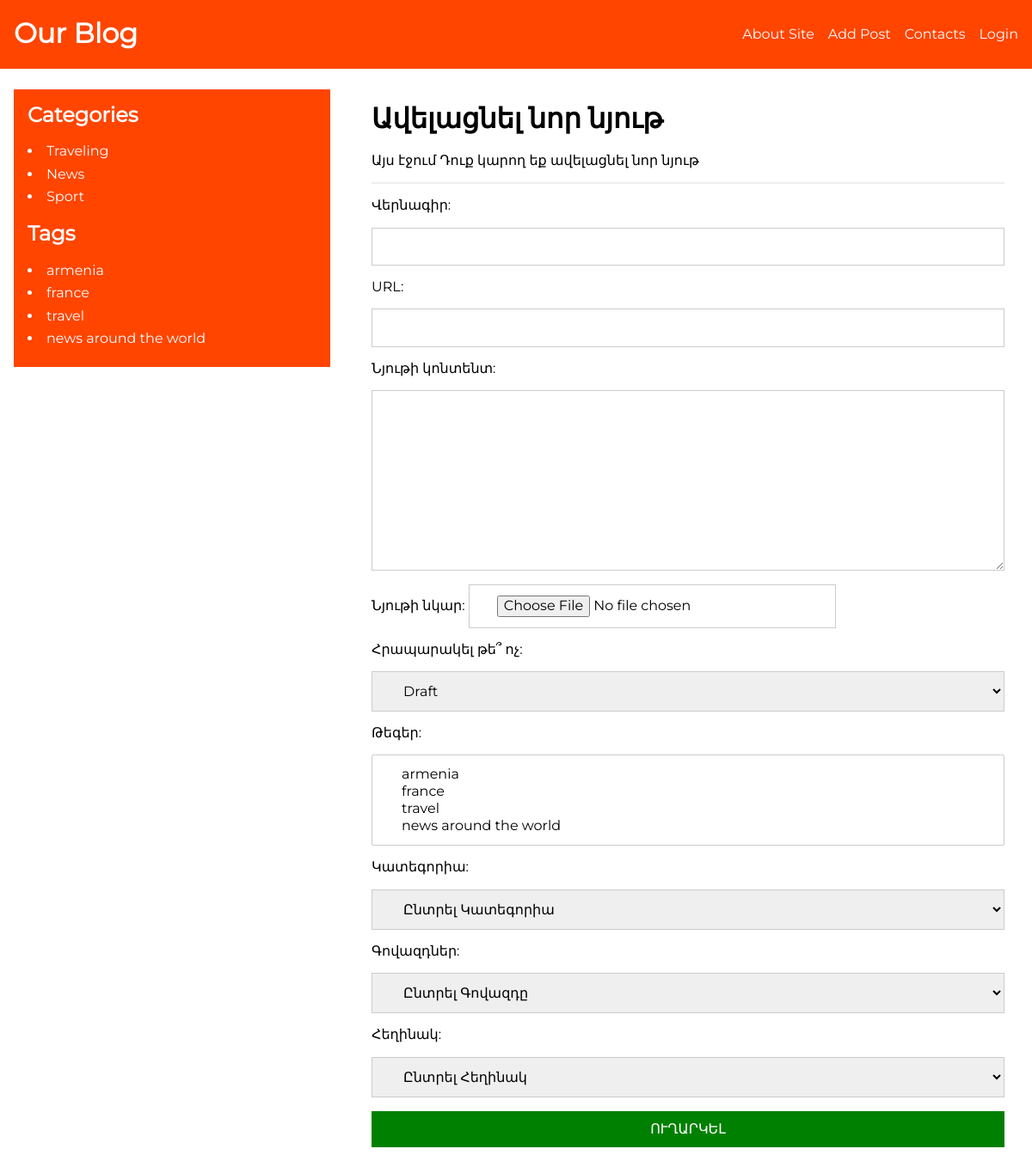
Screenshot of /add-post/ with the database file from the repository.
### blog/models.py (models this page shows)
class Category(models.Model):
	name = models.CharField(max_length=255, db_index=True)
	slug = models.SlugField(max_length=255, unique=True, db_index=True)
	def __str__(self):
		return self.name
	def get_absolute_url(self):
		return reverse("category", kwargs={"cat_slug": self.slug})
	class Meta:
		verbose_name = "Category"
		verbose_name_plural = "Categories"

class ArticleTags(models.Model):
	tag = models.CharField(max_length=255, db_index=True)
	slug = models.SlugField(max_length=255, unique=True, db_index=True)
	def __str__(self):
		return self.tag
	def get_absolute_url(self):
		return reverse("tag", kwargs={"tag_slug": self.slug})

### blog/views.py (the view)
# urls.py: path("add-post/", views.add_post, name="add_post"),
def add_post(request):
	if request.method == "POST":
		form = AddPostForm(request.POST, request.FILES)
		if form.is_valid():
			form.save()
			return redirect("index")
	else:
		form = AddPostForm()
	data = {
		"title": "Ավելացնել նոր նյութ",
		"form": form
	}
	return render(request, "blog/add-post.html", data)

### blog/forms.py (shortened to what this page needs)
class AddPostForm(forms.ModelForm):
	category = forms.ModelChoiceField(
		queryset=Category.objects.all(),
		label="Կատեգորիա",
		empty_label="Ընտրել Կատեգորիա"
	)
	author = forms.ModelChoiceField(
		queryset=Author.objects.all(),
		label="Հեղինակ",
		empty_label="Ընտրել Հեղինակ"
	)
	adv = forms.ModelChoiceField(
		queryset=Adv.objects.all(),
		label="Գովազդներ",
		empty_label="Ընտրել Գովազդը",
		required=False
	)
	tags = forms.ModelMultipleChoiceField(
		queryset=ArticleTags.objects.all(),
		label="Թեգեր"
	)
	class Meta:
		model = Article
		fields = [
			"title", "slug", "content", "photo",
			"is_published", "tags", "category", "adv", "author"
		]
		widgets = {
			"title": forms.TextInput(attrs={"class": "red"}),
		}
		labels = {"slug": "URL"}

### blog/context.py (called while the page is built)
def menu_context(request):
	return {
		"menu": [
			{
				"link_title": "About Site",
				"link_url": "about"
			},
			{
				"link_title": "Add Post",
				"link_url": "add_post"
			},
			{
				"link_title": "Contacts",
				"link_url": "contacts"
			},
			{
				"link_title": "Login",
				"link_url": "login"
			},
		],
	}

### blog/models.py (called while the page is built)
	def __str__(self):
		return self.name

	def __str__(self):
		return self.name

### blog/templatetags/blog_tags.py (called while the page is built)
@register.inclusion_tag("blog/includes/categories.html")
def show_categories(cat_selected=0):
	cats = Category.objects.all()
	return {"cats": cats, "cat_selected": cat_selected}

@register.inclusion_tag("blog/includes/tags.html")
def show_tags():
	return {"tags": ArticleTags.objects.all()}

### blog/templates/blog/add-post.html (shortened to what this page needs)
{% extends "base.html" %}
{% block content_header %}
    <div>
        <h1>{{title}}</h1>
        <p>Այս էջում Դուք կարող եք ավելացնել նոր նյութ</p>
        <form class="form" method="post" enctype="multipart/form-data">
            {{ form.as_div }}
            <button type="submit">ՈՒՂԱՐԿԵԼ</button>
        </form>
    </div>
{% endblock %}

### blog/templates/blog/includes/categories.html
<h2>Categories</h2>
<ul class="categories">
    {% for cat in cats %}
        {% if cat.id == cat_selected %}
            <li class="active_cat">{{cat.name}}</li>
        {% else %}
            <li>
                <a class="category_item" href="{{ cat.get_absolute_url }}">{{cat.name}}</a>
            </li>
        {% endif %}
    {% endfor %}
</ul>

### blog/templates/blog/includes/tags.html
{% if tags %}
<h2>Tags</h2>
<ul class="tags">
    {% for tag in tags %}
    <li>
        <a class="category_item" href="{{ tag.get_absolute_url }}">{{tag.tag}}</a>
    </li>
    {% endfor %}
</ul>
{% endif %}

### blog/static/blog/css/style.css (style rules this page uses)
* { box-sizing: border-box; }
html { line-height: 1.15; -webkit-text-size-adjust: 100%; }
body { margin: 0; }
h1 { font-size: 2em; margin: 0.67em 0; }
a { background-color: transparent; }
button, input, optgroup, select, textarea { font-family: inherit; font-size: 100%; line-height: 1.15; margin: 0; }
button, input { overflow: visible; }
button, select { text-transform: none; }
button, [type="button"], [type="reset"], [type="submit"] { -webkit-appearance: button; }
textarea { overflow: auto; }
ul { padding: 0; }
body { font-family: "m-regular", arial, serif; }

### rows the page displays
Category: name "Traveling"
Category: name "News"
Category: name "Sport"
ArticleTags: tag "armenia"
ArticleTags: tag "france"
ArticleTags: tag "travel"
ArticleTags: tag "news around the world"

### other values shown
{{ m.link_title }} "About Site" "Add Post" "Contacts" "Login"
{{ title }} "Ավելացնել նոր նյութ"
